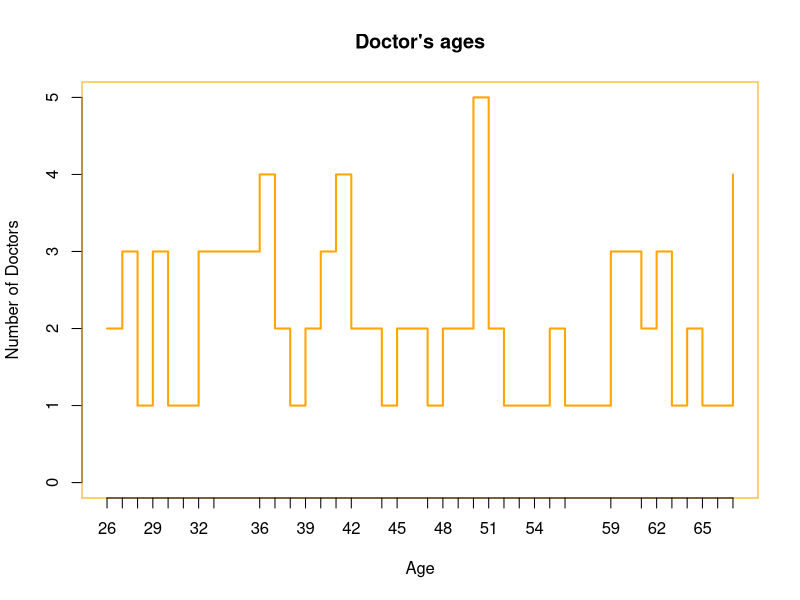

Generate this figure with R:
myData <- read.csv("database.csv",TRUE,",")

names(myData) <- c("No.","Last_Name","First_Name","Sex_M_F","Age","Domain","Years.Of.Practice","
                   Number_of_pacients","Succ_cases")

#head(myData)

x <- table(myData$Age)

as.vector(x)
#average <- weighted.mean(myData$Age)
#average

par(pch=22, col="orange") # plotting symbol and color 

#par(mfrow=c(2,4)) # daca vreau ca toate grafurile generate sa fie pe aceeasi pagina
plot(x,type="s", 
     main="Doctor's ages",
     ylab="Number of Doctors",
     xlab="Age") 